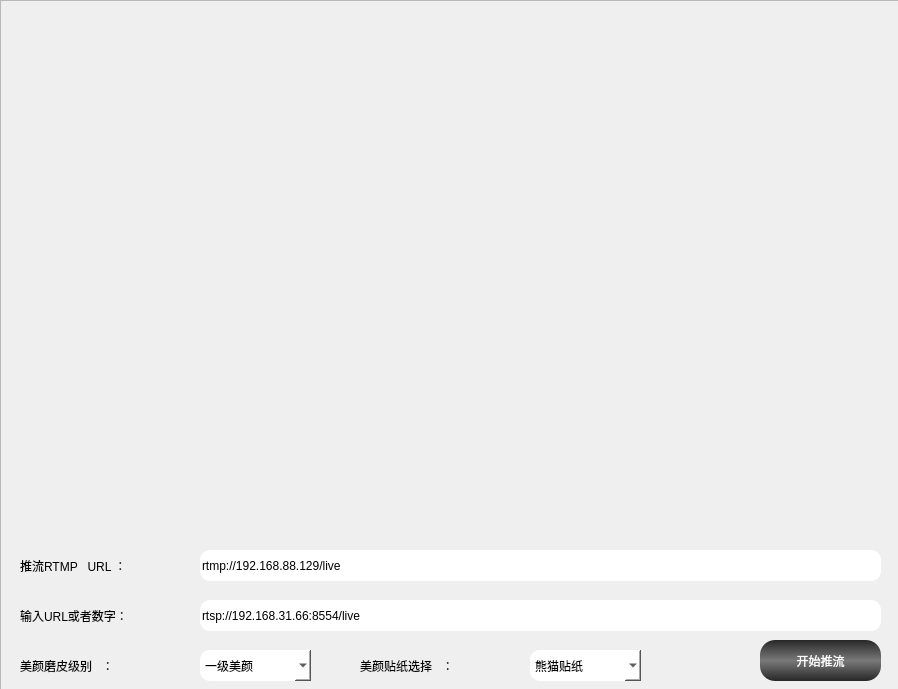
<?xml version="1.0" encoding="UTF-8"?>
<ui version="4.0">
 <class>XRtmpBeautyCameraClass</class>
 <widget class="QWidget" name="XRtmpBeautyCameraClass">
  <property name="geometry">
   <rect>
    <x>0</x>
    <y>0</y>
    <width>898</width>
    <height>689</height>
   </rect>
  </property>
  <property name="windowTitle">
   <string>XRtmpBeautyCamera</string>
  </property>
  <property name="windowIcon">
   <iconset>
    <normaloff>src/logo.jpg</normaloff>src/logo.jpg</iconset>
  </property>
  <property name="styleSheet">
   <string notr="true">QLabel
{
	
	border-image: url(:/XRtmpBeautyCamera/src/02.jpg);
	color: rgb(0, 0, 0);
	font: 75 12pt &quot;黑体&quot;;
	border-radius:10px;
}
QWidget
{
	
	background-image: url(:/XRtmpBeautyCamera/src/01.jpg);
}

QPushButton:hover
 { 
	border-image: url(:/XRtmpBeautyCamera/src/02.jpg);
	background-color: qlineargradient(spread:pad, x1:0, y1:0, x2:0, y2:1, stop:0 rgba(120, 120, 120, 255), stop:0.495 rgba(39, 39, 39, 255), stop:0.505 rgba(39,39, 39, 255), stop:1 rgba(120, 120,120, 255));
 border: none;
border-radius:15px;
color: rgb(0, 0, 0);
font: 75 12pt &quot;黑体&quot;;
 }
QPushButton:!hover
 { 
	background-color: qlineargradient(spread:pad, x1:0, y1:0, x2:0, y2:1, stop:0 rgba(39, 39, 39, 255), stop:0.495 rgba(120, 120, 120, 255), stop:0.505 rgba(120,120, 120, 255), stop:1 rgba(39, 39,39, 255));
 border: none;
border-radius:15px;
color: rgb(255, 255, 255);
font: 75 12pt &quot;黑体&quot;;
 }

QLineEdit
{
	background-image: url(:/XRtmpBeautyCamera/src/02.jpg);
border-radius:10px;
background-color: rgb(255, 255, 255);
font: 75 12pt &quot;黑体&quot;;

}
QComboBox
{
background-color: rgb(255, 255, 255);
font: 75 12pt &quot;黑体&quot;;
	color: rgb(0, 0, 0);
border-radius:10px;
}</string>
  </property>
  <widget class="QFrame" name="frame">
   <property name="geometry">
    <rect>
     <x>0</x>
     <y>0</y>
     <width>901</width>
     <height>691</height>
    </rect>
   </property>
   <property name="styleSheet">
    <string notr="true">QLabel
{
	
	border-image: url(:/XRtmpBeautyCamera/src/02.jpg);
	color: rgb(0, 0, 0);
	font: 75 12pt &quot;黑体&quot;;
	border-radius:10px;
}
QWidget
{
	
	background-image: url(:/XRtmpBeautyCamera/src/01.jpg);
}

QPushButton:hover
 { 
	border-image: url(:/XRtmpBeautyCamera/src/02.jpg);
	background-color: qlineargradient(spread:pad, x1:0, y1:0, x2:0, y2:1, stop:0 rgba(120, 120, 120, 255), stop:0.495 rgba(39, 39, 39, 255), stop:0.505 rgba(39,39, 39, 255), stop:1 rgba(120, 120,120, 255));
 border: none;
border-radius:15px;
color: rgb(0, 0, 0);
font: 75 12pt &quot;黑体&quot;;
 }
QPushButton:!hover
 { 
	background-color: qlineargradient(spread:pad, x1:0, y1:0, x2:0, y2:1, stop:0 rgba(39, 39, 39, 255), stop:0.495 rgba(120, 120, 120, 255), stop:0.505 rgba(120,120, 120, 255), stop:1 rgba(39, 39,39, 255));
 border: none;
border-radius:15px;
color: rgb(255, 255, 255);
font: 75 12pt &quot;黑体&quot;;
 }

QLineEdit
{
	background-image: url(:/XRtmpBeautyCamera/src/02.jpg);
border-radius:10px;
background-color: rgb(255, 255, 255);
font: 75 12pt &quot;黑体&quot;;

}
QComboBox
{
background-color: rgb(255, 255, 255);
font: 75 12pt &quot;黑体&quot;;
	color: rgb(0, 0, 0);
border-radius:10px;
}</string>
   </property>
   <property name="frameShape">
    <enum>QFrame::StyledPanel</enum>
   </property>
   <property name="frameShadow">
    <enum>QFrame::Raised</enum>
   </property>
   <widget class="QLabel" name="label_5">
    <property name="geometry">
     <rect>
      <x>20</x>
      <y>550</y>
      <width>141</width>
      <height>31</height>
     </rect>
    </property>
    <property name="text">
     <string>推流RTMP   URL ：</string>
    </property>
   </widget>
   <widget class="QLabel" name="label_6">
    <property name="geometry">
     <rect>
      <x>360</x>
      <y>650</y>
      <width>141</width>
      <height>31</height>
     </rect>
    </property>
    <property name="text">
     <string>美颜贴纸选择   ：</string>
    </property>
   </widget>
   <widget class="QLabel" name="label_7">
    <property name="geometry">
     <rect>
      <x>20</x>
      <y>650</y>
      <width>141</width>
      <height>31</height>
     </rect>
    </property>
    <property name="text">
     <string>美颜磨皮级别   ：</string>
    </property>
   </widget>
   <widget class="QLabel" name="label_8">
    <property name="geometry">
     <rect>
      <x>20</x>
      <y>600</y>
      <width>141</width>
      <height>31</height>
     </rect>
    </property>
    <property name="text">
     <string>输入URL或者数字：</string>
    </property>
   </widget>
   <widget class="QLineEdit" name="outUrl">
    <property name="geometry">
     <rect>
      <x>200</x>
      <y>550</y>
      <width>681</width>
      <height>31</height>
     </rect>
    </property>
    <property name="text">
     <string>rtmp://192.168.88.129/live</string>
    </property>
   </widget>
   <widget class="QLineEdit" name="inUrl">
    <property name="geometry">
     <rect>
      <x>200</x>
      <y>600</y>
      <width>681</width>
      <height>31</height>
     </rect>
    </property>
    <property name="text">
     <string>rtsp://192.168.31.66:8554/live</string>
    </property>
   </widget>
   <widget class="QPushButton" name="startButton">
    <property name="geometry">
     <rect>
      <x>760</x>
      <y>640</y>
      <width>121</width>
      <height>41</height>
     </rect>
    </property>
    <property name="text">
     <string>开始推流</string>
    </property>
   </widget>
   <widget class="QComboBox" name="comboBox_3">
    <property name="geometry">
     <rect>
      <x>530</x>
      <y>650</y>
      <width>111</width>
      <height>31</height>
     </rect>
    </property>
    <item>
     <property name="text">
      <string>熊猫贴纸</string>
     </property>
    </item>
    <item>
     <property name="text">
      <string>树懒贴纸</string>
     </property>
    </item>
   </widget>
   <widget class="QComboBox" name="face">
    <property name="geometry">
     <rect>
      <x>200</x>
      <y>650</y>
      <width>111</width>
      <height>31</height>
     </rect>
    </property>
    <item>
     <property name="text">
      <string>一级美颜</string>
     </property>
    </item>
    <item>
     <property name="text">
      <string>五级美颜</string>
     </property>
    </item>
    <item>
     <property name="text">
      <string>四级美颜</string>
     </property>
    </item>
    <item>
     <property name="text">
      <string>二级美颜</string>
     </property>
    </item>
    <item>
     <property name="text">
      <string>三级美颜</string>
     </property>
    </item>
   </widget>
   <widget class="QLabel" name="label_9">
    <property name="geometry">
     <rect>
      <x>20</x>
      <y>10</y>
      <width>861</width>
      <height>521</height>
     </rect>
    </property>
    <property name="styleSheet">
     <string notr="true">border-image: url(:/XRtmpBeautyCamera/src/03.png);</string>
    </property>
    <property name="text">
     <string/>
    </property>
   </widget>
  </widget>
 </widget>
 <layoutdefault spacing="6" margin="11"/>
 <resources>
  <include location="xrtmpbeautycamera.qrc"/>
 </resources>
 <connections>
  <connection>
   <sender>startButton</sender>
   <signal>clicked()</signal>
   <receiver>XRtmpBeautyCameraClass</receiver>
   <slot>Stream()</slot>
   <hints>
    <hint type="sourcelabel">
     <x>813</x>
     <y>664</y>
    </hint>
    <hint type="destinationlabel">
     <x>1120</x>
     <y>656</y>
    </hint>
   </hints>
  </connection>
 </connections>
 <slots>
  <slot>Stream()</slot>
 </slots>
</ui>
